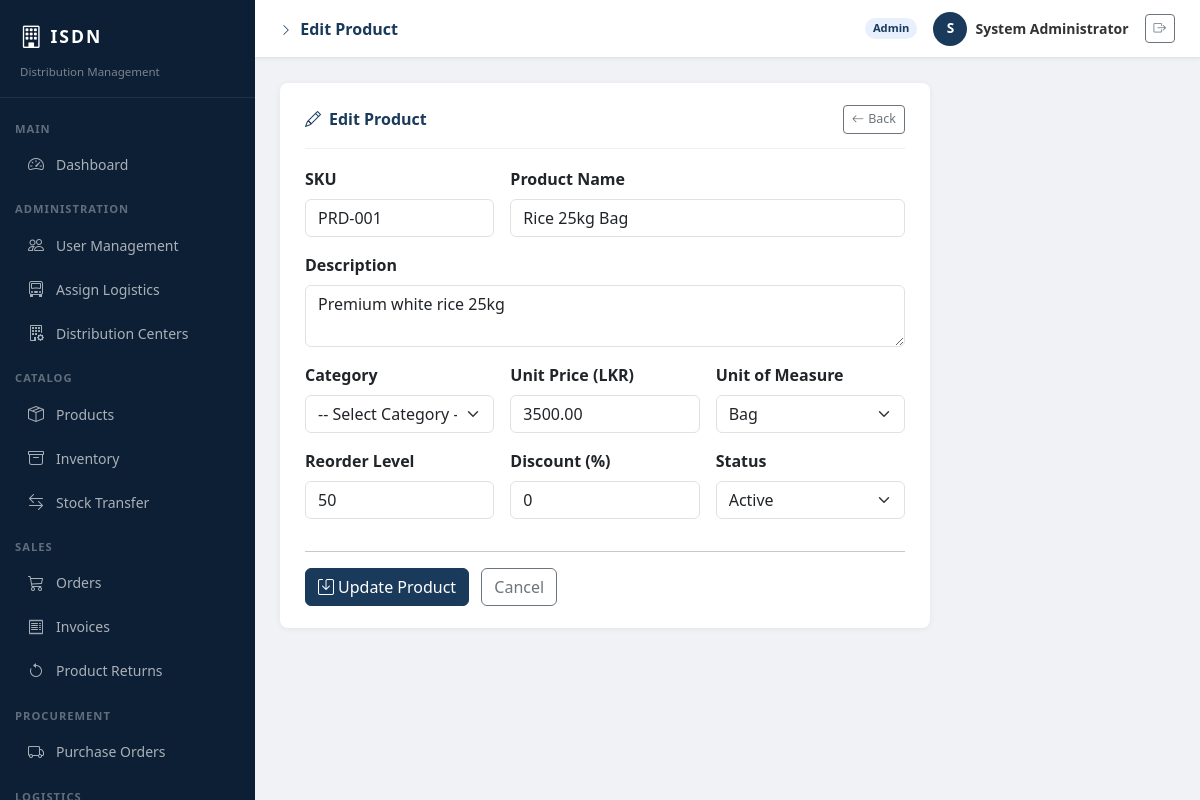
The app's page /edit.php?id=1 (signed in) with its own data.
### tables this page shows
CREATE TABLE products (
    id INT AUTO_INCREMENT PRIMARY KEY,
    sku VARCHAR(50) NOT NULL UNIQUE,
    name VARCHAR(150) NOT NULL,
    description TEXT,
    category VARCHAR(100),
    unit_price DECIMAL(10,2) NOT NULL DEFAULT 0.00,
    discount_percentage INT DEFAULT 0,
    unit_of_measure VARCHAR(30) DEFAULT 'unit',
    reorder_level INT DEFAULT 10,
    status ENUM('active','discontinued') DEFAULT 'active',
    created_at TIMESTAMP DEFAULT CURRENT_TIMESTAMP
);

### edit.php (the view, shortened to what this page needs)
<?php
require_once BASE_URL . 'config/db.php';
$id = (int)($_GET['id'] ?? 0);
$stmt = mysqli_prepare($conn, "SELECT * FROM products WHERE id=?");
mysqli_stmt_bind_param($stmt, "i", $id);
mysqli_stmt_execute($stmt);
$p = mysqli_fetch_assoc(mysqli_stmt_get_result($stmt));
include BASE_URL . 'includes/header.php';
include BASE_URL . 'includes/sidebar.php';
include BASE_URL . 'includes/topbar.php';
?>
<div class="page-card" style="max-width:650px;">
    <div class="page-card-header">
        <h5><i class="bi bi-pencil me-2"></i>Edit Product</h5>
        <a href="list.php" class="btn btn-sm btn-outline-secondary"><i class="bi bi-arrow-left me-1"></i>Back</a>
    </div>
    <form method="POST">
        <div class="row g-3">
            <div class="col-md-4">
                <label class="form-label fw-semibold">SKU</label>
                <input type="text" name="sku" class="form-control" value="<?= htmlspecialchars($_POST['sku'] ?? $p['sku']) ?>" required>
            </div>
            <div class="col-md-8">
                <label class="form-label fw-semibold">Product Name</label>
                <input type="text" name="name" class="form-control" value="<?= htmlspecialchars($_POST['name'] ?? $p['name']) ?>" required>
            </div>
            <div class="col-12">
                <label class="form-label fw-semibold">Description</label>
                <textarea name="description" class="form-control" rows="2"><?= htmlspecialchars($_POST['description'] ?? $p['description']) ?></textarea>
            </div>
            <div class="col-md-4">
                <label class="form-label fw-semibold">Category</label>
                <select name="category" class="form-select">
                    <option value="">-- Select Category --</option>
                </select>
            </div>
            <div class="col-md-4">
                <label class="form-label fw-semibold">Unit Price (LKR)</label>
                <input type="number" step="0.01" name="unit_price" class="form-control" value="<?= $_POST['unit_price'] ?? $p['unit_price'] ?>">
            </div>
            <div class="col-md-4">
                <label class="form-label fw-semibold">Unit of Measure</label>
                <select name="unit_of_measure" class="form-select">
                    <?php foreach (['unit','bag','bottle','pack','kg','liter','box'] as $u): ?>
                    <option value="<?= $u ?>" <?= ($p['unit_of_measure']) === $u ? 'selected' : '' ?>><?= ucfirst($u) ?></option>
                    <?php endforeach; ?>
                </select>
            </div>
            <div class="col-md-4">
                <label class="form-label fw-semibold">Reorder Level</label>
                <input type="number" name="reorder_level" class="form-control" value="<?= $p['reorder_level'] ?>">
            </div>
            <div class="col-md-4">
                <label class="form-label fw-semibold">Discount (%)</label>
                <input type="number" name="discount_percentage" class="form-control" min="0" max="100" value="<?= $p['discount_percentage'] ?>">
            </div>
            <div class="col-md-4">
                <label class="form-label fw-semibold">Status</label>
                <select name="status" class="form-select">
                    <option value="active" <?= $p['status']==='active'?'selected':'' ?>>Active</option>
                </select>
            </div>
            <div class="col-12"><hr>
                <button type="submit" class="btn btn-primary"><i class="bi bi-save me-1"></i>Update Product</button>
                <a href="list.php" class="btn btn-outline-secondary ms-2">Cancel</a>
            </div>
        </div>
    </form>
</div>
<?php include BASE_URL . 'includes/footer.php'; ?>

### header.php (style rules this page uses)
body { background-color: #f0f2f5; font-family: 'Segoe UI', sans-serif; margin: 0; }
.page-card { background: #fff; border-radius: 8px; box-shadow: 0 1px 6px rgba(0,0,0,0.06); padding: 22px 25px; margin-bottom: 20px; }
.page-card-header { border-bottom: 1px solid #f0f0f0; padding-bottom: 14px; margin-bottom: 18px; display: flex; justify-content: space-between; align-items: center; }
.page-card-header h5 { margin: 0; font-weight: 700; color: #1a3a5c; font-size: 1rem; }
.btn-primary { background: #1a3a5c; border-color: #1a3a5c; }
.btn-sm { font-size: 0.78rem; }

### records on screen
products: sku "PRD-001", name "Rice 25kg Bag", description "Premium white rice 25kg", unit_price "3500.00", unit_of_measure "Bag", reorder_level "50", discount_percentage "0", status "Active"

### other values on screen
$page_title "Edit Product"
str_replace('_', ' ', $_SESSION['role']) "Admin"
substr($_SESSION['user_name'], 0, 1) "S"
$_SESSION['user_name'] "System Administrator"
